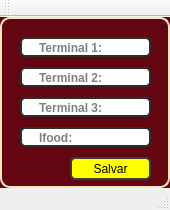
<?xml version="1.0" encoding="UTF-8"?>
<ui version="4.0">
 <class>MainWindow</class>
 <widget class="QMainWindow" name="MainWindow">
  <property name="geometry">
   <rect>
    <x>0</x>
    <y>0</y>
    <width>170</width>
    <height>210</height>
   </rect>
  </property>
  <property name="minimumSize">
   <size>
    <width>170</width>
    <height>210</height>
   </size>
  </property>
  <property name="maximumSize">
   <size>
    <width>170</width>
    <height>210</height>
   </size>
  </property>
  <property name="windowTitle">
   <string>Esfiha</string>
  </property>
  <property name="windowIcon">
   <iconset>
    <normaloff>:/ICON/projetoFechamentoCx.png</normaloff>:/ICON/projetoFechamentoCx.png</iconset>
  </property>
  <property name="styleSheet">
   <string notr="true"/>
  </property>
  <widget class="QWidget" name="centralwidget">
   <property name="styleSheet">
    <string notr="true">background-color: rgb(99, 6, 17);</string>
   </property>
   <layout class="QHBoxLayout" name="horizontalLayout">
    <property name="spacing">
     <number>0</number>
    </property>
    <property name="leftMargin">
     <number>0</number>
    </property>
    <property name="topMargin">
     <number>0</number>
    </property>
    <property name="rightMargin">
     <number>0</number>
    </property>
    <property name="bottomMargin">
     <number>0</number>
    </property>
    <item>
     <widget class="QFrame" name="telaEsfiha">
      <property name="minimumSize">
       <size>
        <width>0</width>
        <height>0</height>
       </size>
      </property>
      <property name="maximumSize">
       <size>
        <width>275</width>
        <height>240</height>
       </size>
      </property>
      <property name="styleSheet">
       <string notr="true">

QFrame{
background-color: rgb(99, 6, 17);
border-radius: 10px;
border: 2px solid rgb(245, 230, 189);
	color: rgb(0, 0, 0);
}

QFrame:houver{
	border: 2px solid rgb(65, 65, 65);
background-position: center;

}</string>
      </property>
      <property name="frameShape">
       <enum>QFrame::NoFrame</enum>
      </property>
      <property name="frameShadow">
       <enum>QFrame::Raised</enum>
      </property>
      <widget class="QLineEdit" name="esfiha1">
       <property name="geometry">
        <rect>
         <x>20</x>
         <y>20</y>
         <width>131</width>
         <height>20</height>
        </rect>
       </property>
       <property name="font">
        <font>
         <weight>75</weight>
         <bold>true</bold>
        </font>
       </property>
       <property name="styleSheet">
        <string notr="true">

QLineEdit{
	border: 2px solid rgb(45, 45, 45);
 	border-radius: 5px;
    padding: 15px;
    color: rgb(0, 0, 0);
	background-color: rgb(255, 255, 255);
}
QLineEdit:hover{
	border: 2px solid rgb(55, 55, 55);
}
QLineEdit:focus{
	border: 2px solid rgb(255, 207, 0);
     color: rgb(0, 0, 0);
}</string>
       </property>
       <property name="placeholderText">
        <string>Terminal 1:</string>
       </property>
      </widget>
      <widget class="QLineEdit" name="esfiha2">
       <property name="geometry">
        <rect>
         <x>20</x>
         <y>50</y>
         <width>131</width>
         <height>20</height>
        </rect>
       </property>
       <property name="font">
        <font>
         <weight>75</weight>
         <bold>true</bold>
        </font>
       </property>
       <property name="styleSheet">
        <string notr="true">

QLineEdit{
	border: 2px solid rgb(45, 45, 45);
 	border-radius: 5px;
    padding: 15px;
    color: rgb(0, 0, 0);
	background-color: rgb(255, 255, 255);
}
QLineEdit:hover{
	border: 2px solid rgb(55, 55, 55);
}
QLineEdit:focus{
	border: 2px solid rgb(255, 207, 0);
     color: rgb(0, 0, 0);
}</string>
       </property>
       <property name="placeholderText">
        <string>Terminal 2:</string>
       </property>
      </widget>
      <widget class="QLineEdit" name="esfiha3">
       <property name="geometry">
        <rect>
         <x>20</x>
         <y>80</y>
         <width>131</width>
         <height>20</height>
        </rect>
       </property>
       <property name="font">
        <font>
         <weight>75</weight>
         <bold>true</bold>
        </font>
       </property>
       <property name="styleSheet">
        <string notr="true">

QLineEdit{
	border: 2px solid rgb(45, 45, 45);
 	border-radius: 5px;
    padding: 15px;
    color: rgb(0, 0, 0);
	background-color: rgb(255, 255, 255);
}
QLineEdit:hover{
	border: 2px solid rgb(55, 55, 55);
}
QLineEdit:focus{
	border: 2px solid rgb(255, 207, 0);
     color: rgb(0, 0, 0);
}</string>
       </property>
       <property name="placeholderText">
        <string>Terminal 3:</string>
       </property>
      </widget>
      <widget class="QLineEdit" name="esfiha4">
       <property name="geometry">
        <rect>
         <x>20</x>
         <y>110</y>
         <width>131</width>
         <height>20</height>
        </rect>
       </property>
       <property name="font">
        <font>
         <weight>75</weight>
         <bold>true</bold>
        </font>
       </property>
       <property name="styleSheet">
        <string notr="true">

QLineEdit{
	border: 2px solid rgb(45, 45, 45);
 	border-radius: 5px;
    padding: 15px;
    color: rgb(0, 0, 0);
	background-color: rgb(255, 255, 255);
}
QLineEdit:hover{
	border: 2px solid rgb(55, 55, 55);
}
QLineEdit:focus{
	border: 2px solid rgb(255, 207, 0);
     color: rgb(0, 0, 0);
}</string>
       </property>
       <property name="placeholderText">
        <string>Ifood:</string>
       </property>
      </widget>
      <widget class="QPushButton" name="salvarEsfiha">
       <property name="geometry">
        <rect>
         <x>70</x>
         <y>140</y>
         <width>81</width>
         <height>23</height>
        </rect>
       </property>
       <property name="styleSheet">
        <string notr="true">QPushButton{
 	border: 2px solid rgb(60, 60, 60);
	background-color: rgb(255, 255, 0);
	border-radius: 5px;
}

QPushButton:hover{
 	border: 2px solid rgb(255, 255, 0);
	background-color: rgb(255, 255, 0);
}

QPushButton:pressed{
 	border: 2px solid rgb(205, 205, 24);
	background-color: rgb(200, 205, 205);
    
	color: rgb(35, 35, 35);
}</string>
       </property>
       <property name="text">
        <string>Salvar</string>
       </property>
      </widget>
     </widget>
    </item>
   </layout>
  </widget>
  <widget class="QToolBar" name="toolBar">
   <property name="windowTitle">
    <string>toolBar</string>
   </property>
   <attribute name="toolBarArea">
    <enum>TopToolBarArea</enum>
   </attribute>
   <attribute name="toolBarBreak">
    <bool>false</bool>
   </attribute>
  </widget>
  <widget class="QStatusBar" name="statusBar"/>
 </widget>
 <resources>
  <include location="folder_rc.qrc"/>
 </resources>
 <connections/>
</ui>
